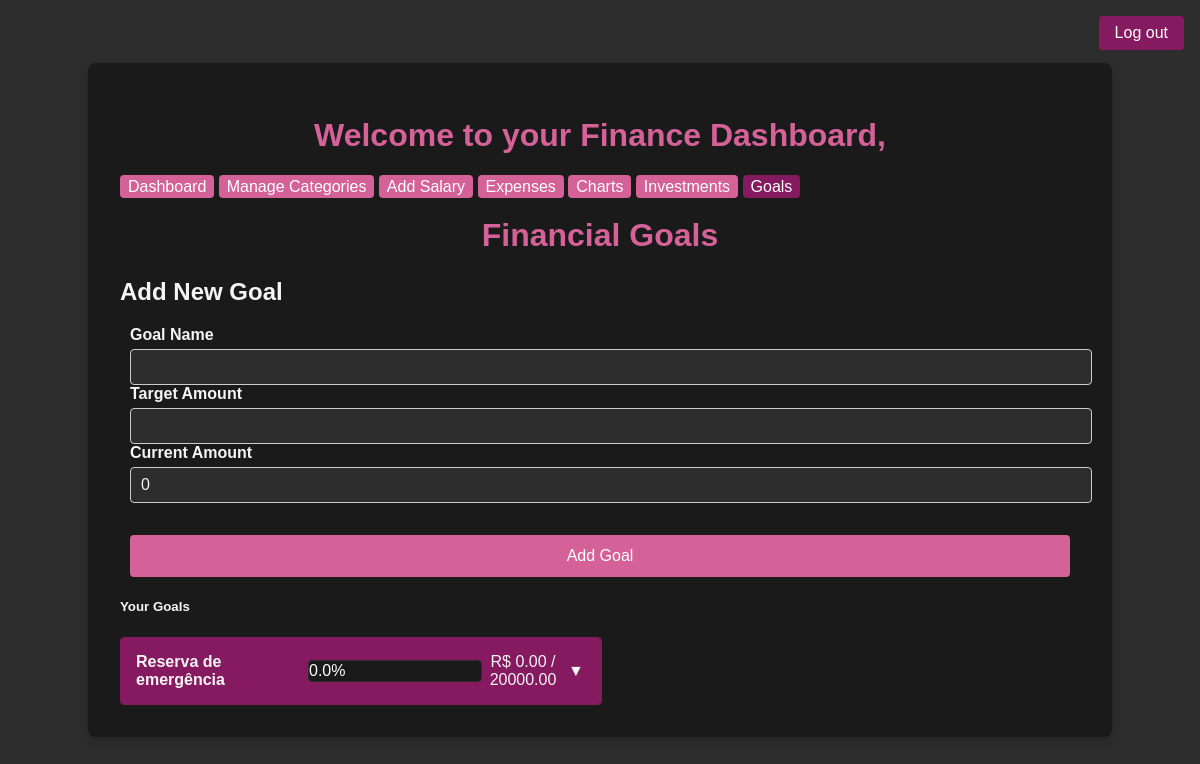
The app's page /goals (signed in) with its own data.
### tables this page shows
CREATE TABLE goals (
    id INTEGER PRIMARY KEY AUTOINCREMENT,
    name TEXT NOT NULL,
    target_amount REAL NOT NULL,
    current_amount REAL DEFAULT 0,
    date_created TEXT DEFAULT CURRENT_TIMESTAMP
);

### app.py (the view, shortened to what this page needs)
@app.route('/goals', methods=['GET', 'POST'])
def goals():
    if 'username' not in session:
        return redirect(url_for('login'))
    user_id = get_user_id(session['username'])
    conn = get_db_connection()
    goals = conn.execute('SELECT * FROM goals ORDER BY date_created DESC').fetchall()
    goals_with_progress = []
    for goal in goals:
        progress = (goal['current_amount'] / goal['target_amount'] * 100) if goal['target_amount'] > 0 else 0
        goals_with_progress.append({
            'id': goal['id'],
            'name': goal['name'],
            'target_amount': goal['target_amount'],
            'current_amount': goal['current_amount'],
            'date_created': goal['date_created'],
            'progress': progress,
            'remaining': goal['target_amount'] - goal['current_amount']
        })
    conn.close()
    return render_template('goals.html', goals=goals_with_progress)

### app.py (called while the page is built)
def get_db_connection():
    conn = sqlite3.connect('database.db')
    conn.row_factory = sqlite3.Row
    return conn

def get_user_id(username):
    conn = get_db_connection()
    user = conn.execute('SELECT id FROM users WHERE username = ?', (username,)).fetchone()
    conn.close()
    return user['id'] if user else None

### templates/goals.html (shortened to what this page needs)
<!DOCTYPE html>
<html lang="en">
<head>
    <link rel="stylesheet" href="{{ url_for('static', filename='css/style.css') }}">
</head>
<body>
    <div class="container">
        <header>
            <h1>Welcome to your Finance Dashboard, {{ username }}</h1>
            <nav>
                <a href="{{ url_for('dashboard') }}" class="menu-item">Dashboard</a>
                <a href="{{ url_for('categories') }}" class="menu-item">Manage Categories</a>
                <a href="{{ url_for('salary') }}" class="menu-item">Add Salary</a>
                <a href="{{ url_for('expenses') }}" class="menu-item">Expenses</a>
                <a href="{{ url_for('charts') }}" class="menu-item">Charts</a>
                <a href="{{ url_for('investments') }}" class="menu-item">Investments</a>
                <a href="{{ url_for('goals') }}" class="active">Goals</a>
                <a href="{{ url_for('logout') }}" class="logout-btn">Log out</a>
            </nav>
        </header>
        <div>
            <h1 class="mb-4">Financial Goals</h1>
            <div class="card mb-4">
                <div class="card-header bg-primary text-white">
                    <h2 class="mb-0">Add New Goal</h2>
                </div>
                <div class="form-group">
                    <form method="POST" action="{{ url_for('goals') }}">
                        <div class="row">
                            <div class="col-md-4 mb-3">
                                <label for="name" class="form-label">Goal Name</label>
                                <input type="text" class="form-control" id="name" name="name" required>
                            </div>
                            <div class="col-md-4 mb-3">
                                <label for="target_amount" class="form-label">Target Amount</label>
                                <input type="number" step="0.01" class="form-control" id="target_amount" name="target_amount" required>
                            </div>
                            <div class="col-md-4 mb-3">
                                <label for="current_amount" class="form-label">Current Amount</label>
                                <input type="number" step="0.01" class="form-control" id="current_amount" name="current_amount" value="0">
                            </div>
                        </div>
                        <button type="submit" class="btn btn-primary">Add Goal</button>
                    </form>
                </div>
            </div>
            <div class="card mb-4">
                <div class="card-header">
                    <h5>Your Goals</h5>
                </div>
                <div class="card-body">
                    <div class="custom-accordion" id="goalsAccordion">
                        {% for goal in goals %}
                        <div class="accordion-item">
                            <div class="accordion-header" onclick="toggleAccordion('collapse{{ goal.id }}')">
                                <div class="investment-summary">
                                    <div class="investment-name">{{ goal.name }}</div>
                                    <div class="investment-category" style="flex: 2;">
                                        <div class="goal-progress-container">
                                            <div class="goal-progress-bar
                                                {% if goal.progress >= 100 %}progress-success
                                                {% elif goal.progress >= 75 %}progress-info
                                                {% elif goal.progress >= 50 %}progress-primary
                                                {% elif goal.progress >= 25 %}progress-warning
                                                {% else %}progress-danger{% endif %}"
                                                style="width: {{ goal.progress }}%;">
                                                {{ "%.1f"|format(goal.progress) }}%
                                            </div>
                                        </div>
                                    </div>
                                    <div class="investment-balance">R$ {{ "%.2f"|format(goal.current_amount) }} / {{ "%.2f"|format(goal.target_amount) }}</div>
                                    <div class="toggle-icon">▼</div>
                                </div>
                            </div>
                        </div>
                        {% else %}
                        <div class="no-data-message">
                            You don't have any goals yet. Create your first goal using the form above!
                        </div>
                        {% endfor %}
                    </div>
                </div>
            </div>
        </div>
    </div>
</body>
</html>

### static/css/style.css (style rules this page uses)
:root { --primary-color: #D56199; --primary-dark: #861A60; --bg-dark: #1a1a1a; --bg-medium: #2d2d2d; --text-light: #f5f5f5; }
body { background-color: var(--bg-medium); color: var(--text-light); font-family: 'Arial', sans-serif; margin: 0; padding: 0; display: flex; flex-direction: column; align-items: center; justify-content: center; min-height: 100vh; }
.container { background-color: var(--bg-dark); border-radius: 0.5rem; padding: 2rem; box-shadow: 0 0.25rem 0.5rem rgba(0, 0, 0, 0.2); width: 100%; max-width: 60rem; }
h1 { color: var(--primary-color); text-align: center; margin-bottom: 1.5rem; }
form { display: flex; flex-direction: column; gap: 1rem; }
label { font-weight: bold; margin-bottom: 0.25rem; }
input { padding: 0.75rem; border: 1px solid var(--bg-dark); border-radius: 0.25rem; background-color: var(--bg-medium); color: var(--text-light); font-size: 1rem; }
button { background-color: var(--primary-color); color: white; border: none; border-radius: 0.25rem; padding: 0.75rem; font-size: 1rem; cursor: pointer; transition: background-color 0.3s; margin-top: 1rem; }
a.menu-item { color: white; background-color: var(--primary-color); text-decoration: none; text-align: center; display: inline; margin-top: 1rem; padding: 0.2rem 0.5rem; border-radius: 0.25rem; }
a.active { color: white; background-color: var(--primary-dark); text-decoration: none; text-align: center; display: inline; margin-top: 1rem; padding: 0.2rem 0.5rem; border-radius: 0.25rem; }
.logout-btn { position: absolute; top: 1rem; right: 1rem; background-color: var(--primary-dark); color: white; text-decoration: none; padding: 0.5rem 1rem; border-radius: 0.25rem; }
.card-body { width: 50%; }
.custom-accordion { width: 100%; border: 1px solid #861A60; border-radius: 4px; overflow: hidden; }
.accordion-item { border-bottom: 1px solid #e0e0e0; }
.accordion-item:last-child { border-bottom: none; }
.accordion-header { background-color: #861A60; padding: 15px; cursor: pointer; transition: background-color 0.3s; }
.investment-summary { display: flex; justify-content: space-between; align-items: center; width: 100%; }
.investment-name { font-weight: bold; flex: 2; }
.investment-category, .investment-balance, .investment-institution { flex: 1; text-align: center; }
.toggle-icon { width: 20px; text-align: center; transition: transform 0.3s; }
.form-group { flex: 1; min-width: 200px; padding: 0 10px; margin-bottom: 15px; }
.form-group label { display: block; margin-bottom: 5px; font-weight: bold; }
.form-group input, .form-group select { width: 100%; padding: 8px 10px; border: 1px solid #ccc; border-radius: 4px; font-size: 1rem; }
.goal-progress-container { width: 100%; background-color: var(--bg-dark); border-radius: 4px; border-color: var(--bg-medium); height: 20px; overflow: hidden; margin: 5px 0; border: 0.1rem solid var(--bg-medium); }
.goal-progress-bar { height: 100%; text-align: center; line-height: 20px; color: white; font-size: 1rem; transition: width 0.3s ease; }
.progress-danger { background-color: var(--primary-color); }

### records on screen
goals: name "Reserva de emergência", progress "0.0", current_amount "0.00", target_amount "20000.00"
